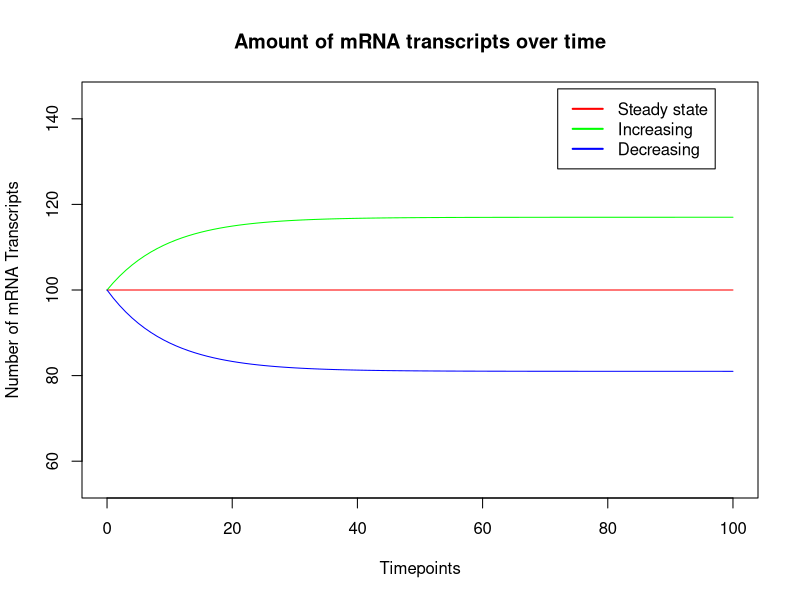

Write the R code that produced this figure.
## ---- chunk 1
knitr::opts_chunk$set(echo = TRUE)
## ---- chunk 2
library(deSolve)

# parameters
parameters <- c(m = 0, r = 0)
parameters_up <- c(m = 13, r = 0.1)
parameters_down <- c(m = 9, r = 0.1)

# model
volume <- function(t,y,parms){
  with(as.list(c(parms)),{
         dR <- m - r * (y+m)
         return(list(c(dR)))
  })}

#initial state
state <- c(Volume = 100)

#define time sequence you want to run the model
times <- seq(0, 100,  by = 1)

# run simulation using continuous approach
out  <- ode(times = times, y = state, parms = parameters, func = volume, method = "euler")
out_up <- ode(times = times, y = state, parms = parameters_up, func = volume, method = "euler")
out_down <- ode(times = times, y = state, parms = parameters_down, func = volume, method = "euler")
## ---- chunk 3
plot(out, out_up, out_down, col = c('red','green', 'blue'), lty = 1,
     xlab = 'Timepoints', ylab = 'Number of mRNA Transcripts', main = 'Amount of mRNA transcripts over time',
     ylim = c(55,145))
legend(72, 147, legend = c('Steady state', 'Increasing', 'Decreasing'), col = c('red', 'green', 'blue'), lty = 1, lwd = 2)
